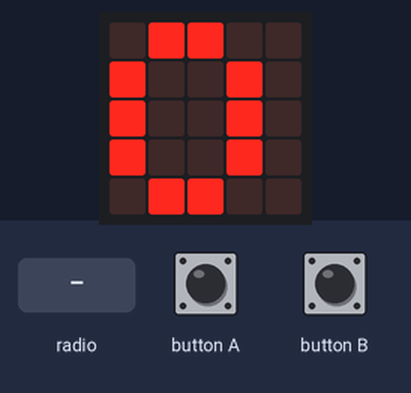
Bench run of a program on a simulated Calliope mini (MakeCode). Parts: the board's 5×5 LED display. Inputs (shaded band) come from the test bench. The 48×5 strip is a reading aid, not a part: it shows the text the display is scrolling, unrolled, one strip-width of it at a time.

Above: at 3.9 s.
4.0 s: radio message "5" arrives
At 4.7 s:
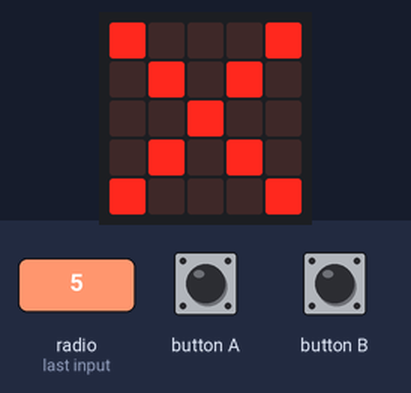
6.3 s: radio message "1" arrives
At 7.3 s:
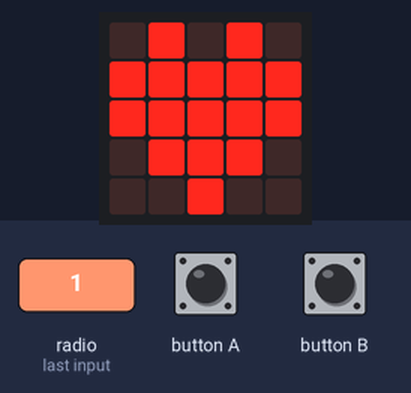
8.9 s: button A pressed for 0.15 s
At 10.8 s:
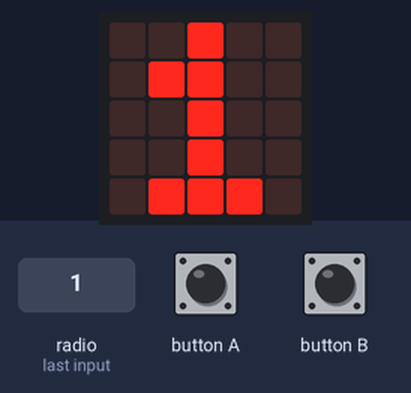
12.8 s: button A pressed for 0.15 s
At 14.3 s:
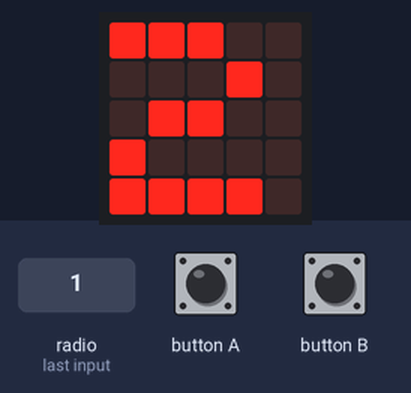
Timing chart, 0 to 15.8 s (numbered marks = the images above; inputs shaded):
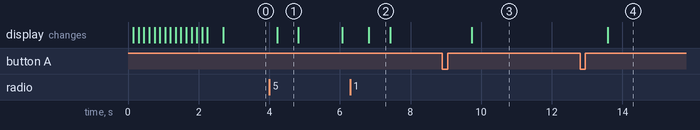

Measured:
- after the input at 4.0 s, the display: changes after 0.22 s (image 1)
- after the input at 6.3 s, the display: changes after 0.52 s (image 2)
- after the input at 8.9 s, the display: changes after 0.83 s (image 3)
- after the input at 12.8 s, the display: changes after 0.78 s (image 4)
- what the display in image 1 shows lasts 0.6 s, from 4.2 s to 4.8 s

The program:

main.ts
```typescript
function show_emoticon () {
    if (emfang == 1) {
        basic.showIcon(IconNames.Heart)
    } else if (emfang == 2) {
        basic.showIcon(IconNames.SmallHeart)
    } else if (emfang == 3) {
        basic.showIcon(IconNames.Duck)
    } else {
        basic.showIcon(IconNames.No)
        basic.showNumber(emfang, 250)
    }
}
radio.onReceivedNumber(function (receivedNumber) {
    emfang = receivedNumber
    show_emoticon()
})
input.onButtonEvent(Button.A, input.buttonEventClick(), function () {
    if (Zahl <= 9) {
        Zahl += 1
    } else {
        Zahl = 0
    }
})
input.onButtonEvent(Button.B, input.buttonEventClick(), function () {
    radio.sendNumber(Zahl)
})
let emfang = 0
let Zahl = 0
let Funkkanal = 42
radio.setGroup(Funkkanal)
basic.showNumber(Funkkanal)
Zahl = 0
basic.forever(function () {
    basic.showNumber(Zahl)
})
```

test.ts
```typescript
// Hier kann man Tests durchführen; diese Datei wird nicht kompiliert, wenn dieses Paket als Erweiterung verwendet wird.
```
